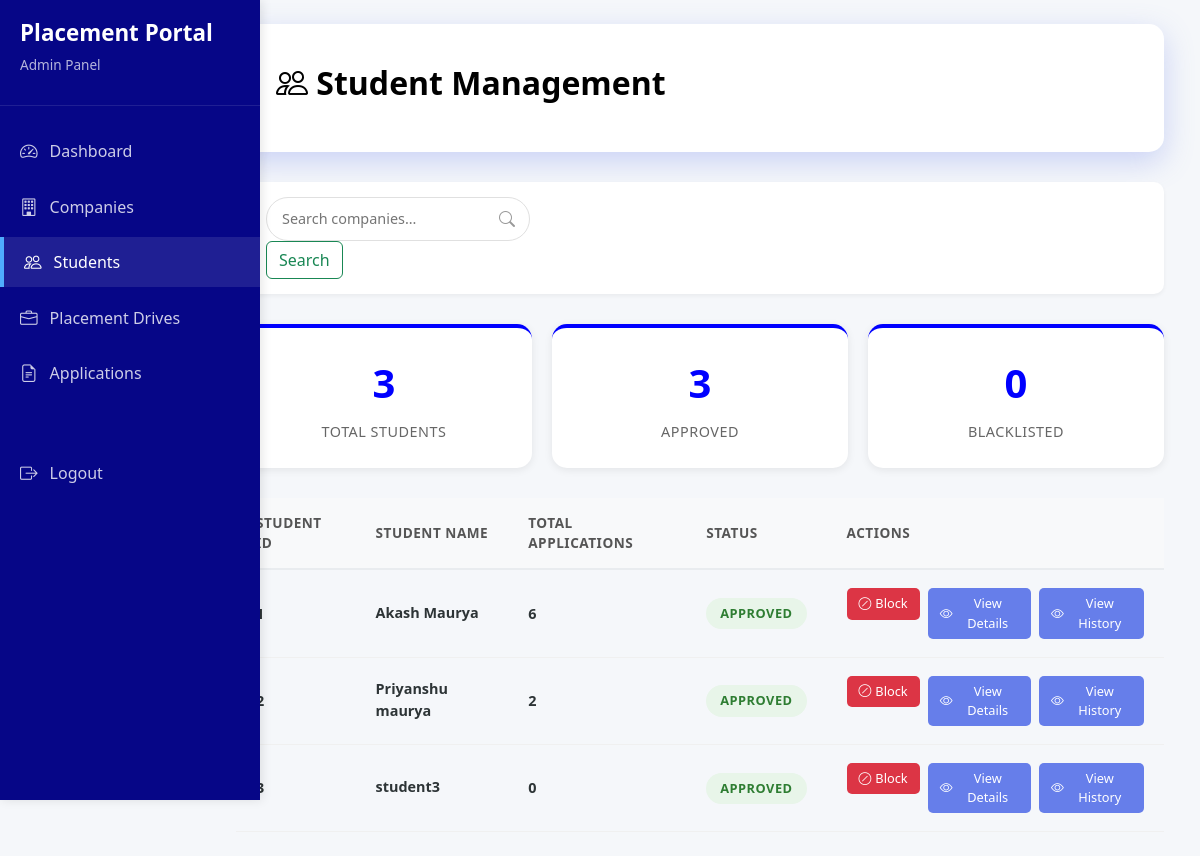
Page /admin/student (signed in) on the committed database.
### portal/models.py (models this page shows)
class Student(db.Model,UserMixin):
    __tablename__ = 'students'
    id = db.Column(db.Integer , primary_key = True)
    user_id = db.Column(db.Integer,db.ForeignKey('users.id') , nullable = False)
    name = db.Column(db.String(50),nullable = False)
    branch = db.Column(db.String(30) )
    cgpa = db.Column(db.Float ,nullable = False)
    resume_path = db.Column(db.String(200),nullable= False)
    is_blacklisted = db.Column(db.Boolean , default = False)

### app.py (the view)
@app.route('/admin/student')
@login_required
def admin_student():
    total_student = Student.query.all()
    apple = Application.query.all()
    total_approved = len(Student.query.filter(Student.is_blacklisted!= True).all())
    total_blocked = len(total_student) - total_approved
    return render_template('admin/admin_student.html',
                           t_s = len(total_student),
                           t_app = total_approved,
                           t_b = total_blocked,
                           stud = total_student,
                           apple = apple
                           )

### app.py (called while the page is built)
@login_manager.user_loader
def load_user(user_id):
    return User.query.get(int(user_id))

### templates/admin/admin_student.html (shortened to what this page needs)
{% extends "admin/admin_base.html" %}
{% block content %}
<div class="header">
    <h1><i class="bi bi-people"></i> Student Management</h1>
</div>
<div class="nav">
    <form method="POST" action="{{url_for('search_s')}}">
        <div class="search">
            <input type="text" placeholder="Search companies..." name="search">
            <i class="bi bi-search"></i>
        </div>
        <input class="btn btn-outline-success" type="submit" value="Search">
    </form>
</div>
<div class="stats ">
    <div class="stat hov">
        <div class="stat-number">{{t_s}}</div>
        <div class="stat-label">Total Students</div>
    </div>
    <div class="stat applied hov">
        <div class="stat-number">{{t_app}}</div>
        <div class="stat-label">Approved</div>
    </div>
    <div class="stat shortlisted hovr">
        <div class="stat-number">{{t_b}}</div>
        <div class="stat-label">Blacklisted</div>
    </div>
</div>
<div id="tableView">
    <table class="app-tab">
        <thead>
            <tr>
                <th>Student ID</th>
                <th>Student Name</th>
                <th>Total Applications</th>
                <th>Status</th>
                <th>Actions</th>
            </tr>
        </thead>
        <tbody>
            {% for s in stud %}
            <tr>
                <td><strong>{{s.id}}</strong></td>
                <td>
                    <div class="s-cell">
                        <div class="stud-deta">
                            <div class="stud-name">{{s.name}}</div>
                        </div>
                    </div>
                </td>
                <td>
                    <div class="d-info">
                        {% set ns = namespace(count=0) %}
                        {% for d in apple %}
                        {% if d.student_id == s.id %}
                        {% set ns.count = ns.count + 1 %}
                        {% endif %}
                        {% endfor %}
                        <div class="drive-title-sm">{{ns.count}}</div>
                    </div>
                </td>
                <td>{% if s.is_blacklisted == False %}
                    <span class="status-badge status-selected">Approved</span>
                    {% else %}
                    <span class="status-badge status-shortlisted">Blocked</span>
                    {% endif %}
                </td>
                <td>
                    <div class="t-a">
                        <a href="{{ url_for('Block_unblock_student',student_id=s.id) }}">
                            {% if s.is_blacklisted == True %}
                            <button style="background-color: #28a745; color: white;" class="btn-sm btn-view">
                                <i class="bi bi-unlock"></i> Unblock
                            </button>
                            {% else %}
                            <button style="background-color: #dc3545; color: white;" class="btn-sm btn-view">
                                <i class="bi bi-slash-circle"></i> Block
                            </button>
                            {% endif %}
                        </a>
                        <a href="{{url_for('student_details', student_id = s.id)}}">
                            <button class="btn-sm btn-view">
                                <i class="bi bi-eye"></i> View Details
                            </button>
                        </a>
                        <a href="{{url_for('history_ad', student_id = s.id)}}">
                            <button class="btn-sm btn-view">
                                <i class="bi bi-eye"></i> View History
                            </button>
                        </a>
                    </div>
                </td>
            </tr>
            {% endfor %}
        </tbody>
    </table>
</div>
</div>
{% endblock %}

### templates/admin/admin_base.html (style rules this page uses)
* { margin: 0; padding: 0; box-sizing: border-box; }
body { font-family: 'Segoe UI', Tahoma, Geneva, Verdana, sans-serif; background: #f5f7fa; color: #333; }
.nav { background: white; padding: 15px 30px; border-radius: 10px; margin-bottom: 30px; box-shadow: 0 2px 4px rgba(0, 0, 0, 0.05); display: flex; justify-content: space-between; align-items: center; }
.search { flex: 1; max-width: 400px; position: relative; }
.search input { width: 100%; padding: 10px 40px 10px 15px; border: 1px solid #e0e0e0; border-radius: 25px; font-size: 0.9rem; }
.search i { position: absolute; right: 15px; top: 50%; transform: translateY(-50%); color: #999; }
.header { background-color: white; color: black; padding: 40px; border-radius: 15px; margin-bottom: 30px; box-shadow: 0 10px 30px rgba(102, 126, 234, 0.3); }
.header h1 { font-size: 2rem; margin-bottom: 10px; font-weight: 700; }
.stats { display: grid; grid-template-columns: repeat(auto-fit, minmax(200px, 1fr)); gap: 20px; margin-bottom: 30px; }
.stat { background: white; padding: 25px; border-radius: 12px; box-shadow: 0 2px 8px rgba(0, 0, 0, 0.08); text-align: center; transition: transform 0.3s ease, box-shadow 0.3s ease; border-top: 4px solid blue; }
.stat-number { font-size: 2.5rem; font-weight: 700; color: blue; margin-bottom: 8px; }
.stat-label { font-size: 0.9rem; color: #666; text-transform: uppercase; letter-spacing: 0.5px; font-weight: 500; }
.btn-view { background: blue; color: white; }
.app-tab { width: 100%; border-collapse: collapse; }
.app-tab thead { background: #f8f9fa; }
.app-tab th { padding: 15px 20px; text-align: left; font-size: 0.85rem; font-weight: 600; color: #555; text-transform: uppercase; letter-spacing: 0.5px; border-bottom: 2px solid #e9ecef; }
.app-tab tbody tr { border-bottom: 1px solid #f0f0f0; transition: all 0.3s ease; }
.app-tab td { padding: 18px 20px; font-size: 0.9rem; color: #2d3436; }
.s-cell { display: flex; align-items: center; gap: 12px; }
.stud-deta { display: flex; flex-direction: column; }
.stud-name { font-weight: 600; color: #2d3436; margin-bottom: 2px; }
.d-info { display: flex; flex-direction: column; gap: 3px; }
.drive-title-sm { font-weight: 600; color: #2d3436; }
.status-badge { display: inline-block; padding: 6px 14px; border-radius: 20px; font-size: 0.8rem; font-weight: 600; text-transform: uppercase; letter-spacing: 0.5px; }
.status-selected { background: #e8f5e9; color: #2e7d32; }
.t-a { display: flex; gap: 8px; }
.btn-sm { padding: 6px 12px; font-size: 0.8rem; border-radius: 5px; border: none; cursor: pointer; transition: all 0.3s ease; display: inline-flex; align-items: center; gap: 4px; }
.btn-view { background: #667eea; color: white; }

### templates/admin/admin_student.html (style rules this page uses)
a { text-decoration: none; }
.hov { border-radius: 15px; }
.hovr { border-radius: 15px; }

### rows in the picture
Student: id "1", name "Akash Maurya", count "6", is_blacklisted "APPROVED"
Student: id "2", name "Priyanshu maurya", count "2", is_blacklisted "APPROVED"
Student: id "3", name "student3", count "0", is_blacklisted "APPROVED"

### other values in the picture
{{ t_s }} "3"
{{ t_app }} "3"
{{ t_b }} "0"
